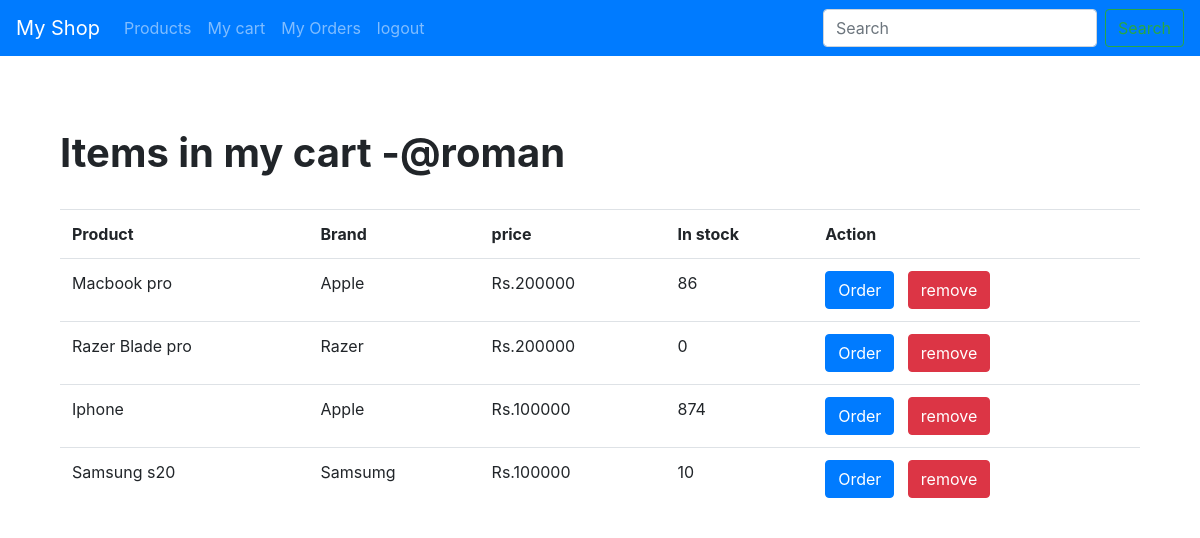
/cart/cart/1/ (signed in), run on the app's committed database.
### cart/models.py (models this page shows, shortened)
class Cart(models.Model):
    user = models.ForeignKey(User,related_name="carts",on_delete=models.CASCADE)
    product =  models.ForeignKey(Product,related_name = 'carts',blank = True, null =True, on_delete = models.CASCADE)
    added_date = models.DateField(auto_now_add=True, blank=True)

### products/models.py (models this page shows)
class Product(models.Model):
    name = models.CharField(max_length=256)
    photo = models.ImageField(upload_to='product_pics')
    category = models.CharField(max_length=200)
    brand  = models.CharField(max_length=200)
    price = models.PositiveIntegerField()
    description = models.TextField()
    in_stock = models.PositiveIntegerField()
    def __str__(self):
        return self.name

### cart/views.py (the view)
# urls.py: url(r'^cart/(?P<pk>\d+)/$',views.CartListView.as_view(),name="cart_list"),
class CartListView(LoginRequiredMixin, ListView):
    model = Cart
    template_name = "cart_list.html"
    context_object_name = "carts"
    def get_queryset(self):
        queryset =  super().get_queryset()
        r =  queryset.filter(user = self.kwargs.get('pk'))
        query = self.request.GET.get('search')
        if query:
            result = r.filter(product__name__contains=query)
        else:
           result = r.all()
        return result

### cart/templates/cart/cart_list.html
{% extends 'base.html' %}
{% load static %}
{% block body_block %}
<br><br><br><br>
<div class="container">
    <h1><strong>Items in my cart -@{{user}}</strong></h1>
    <br>
    <table class="table">
        <tr>
            <th>Product</th>
            <th>Brand</th>
            <th>price</th>
            <th>In stock</th>
            <th>Action</th>
        </tr>
        {% for cart in  carts%}
        <tr>
               <td>{{cart.product}}</td>
                <td>{{cart.product.brand}}</td>
                <td>Rs.{{cart.product.price}}</td>
                <td>{{cart.product.in_stock}}</td>
                <td><a href="{% url 'orders:order_create' pk=cart.product.id%}" class="btn btn-primary">Order</a> &nbsp;
                <a class="btn btn-danger" href="{% url 'cart:cart_delete' pk=cart.pk%}">remove</a></td>
        </tr>
        {% endfor %}
    </table>
</div>
{% endblock body_block %}

### data on the page
Cart: product "Macbook pro", product.brand "Apple", product.price "200000", product.in_stock "86"
Cart: product "Razer Blade pro", product.brand "Razer", product.price "200000", product.in_stock "0"
Cart: product "Iphone", product.brand "Apple", product.price "100000", product.in_stock "874"
Cart: product "Samsung s20", product.brand "Samsumg", product.price "100000", product.in_stock "10"

### other printed values
{{ user }} "roman"
